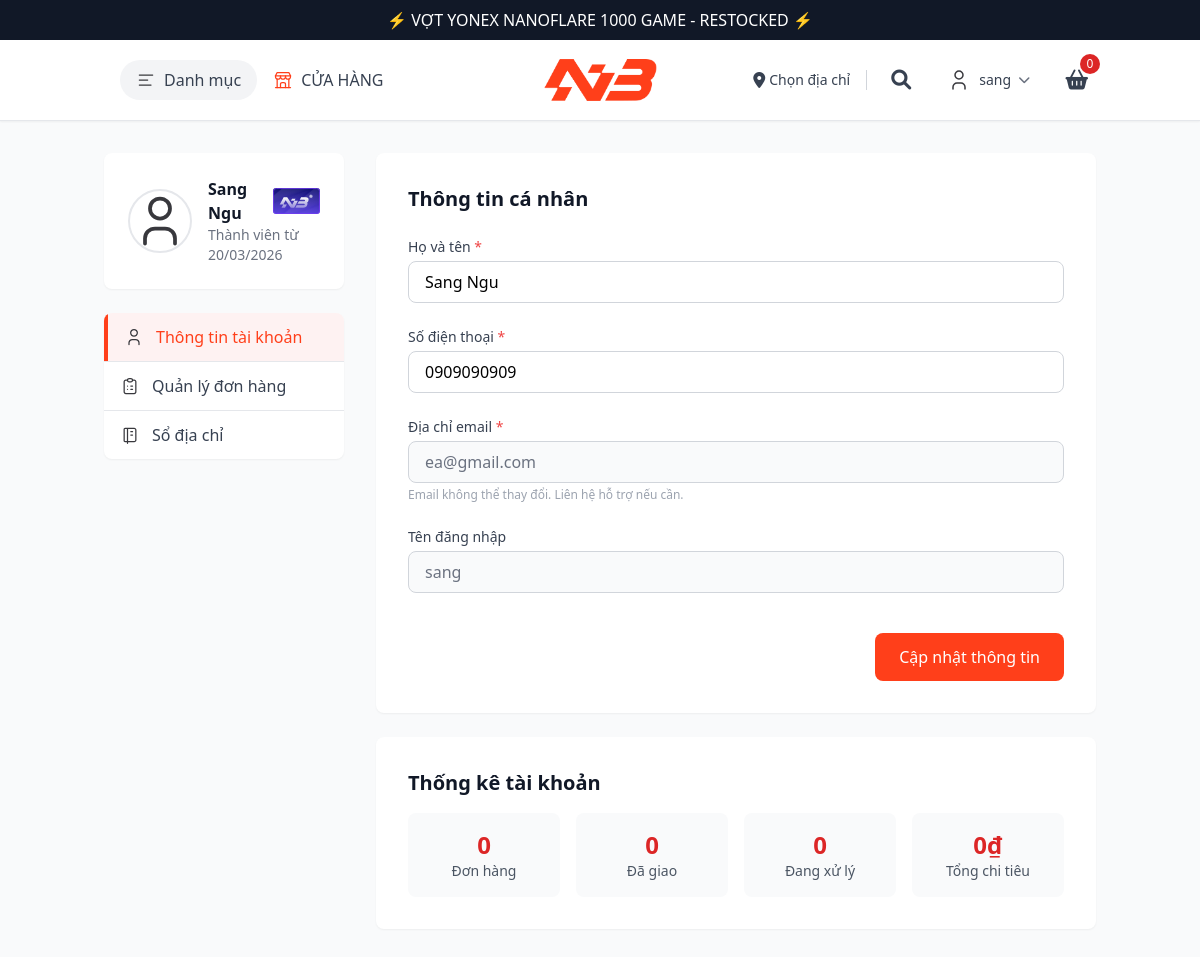
The page /view/my-account.php (signed in) on the database its author committed.
### tables this page shows
CREATE TABLE `users` (
  `User_id` int(11) NOT NULL,
  `Username` varchar(50) NOT NULL,
  `password` varchar(255) NOT NULL,
  `Ho_ten` varchar(100) DEFAULT NULL,
  `email` varchar(100) DEFAULT NULL,
  `SDT` varchar(15) DEFAULT NULL,
  `role` tinyint(1) DEFAULT 0,
  `status` tinyint(1) DEFAULT 1,
  `created_at` datetime DEFAULT current_timestamp()
);

### view/my-account.php (the view, shortened to what this page needs)
<?php
require_once '../control/connect.php';
$cart_count = 0;
$is_logged_in = true;
$user_info = [
    'user_id' => $_SESSION['user_id'] ?? '',
    'username' => $_SESSION['username'] ?? '',
    'ho_ten' => $_SESSION['ho_ten'] ?? '',
    'email' => $_SESSION['email'] ?? '',
    'role' => $_SESSION['role'] ?? 0
];
$user_id = $_SESSION['user_id'];
$stmt = $conn->prepare("SELECT User_id, Username, Ho_ten, email, SDT, role, status, created_at FROM users WHERE User_id = ?");
$stmt->bind_param("i", $user_id);
$stmt->execute();
$user = $stmt->get_result()->fetch_assoc();
$created_date = !empty($user['created_at']) ? date('d/m/Y', strtotime($user['created_at'])) : 'N/A';
?>
<!DOCTYPE html>
<html lang="vi">
<head>
    <script src="https://cdn.tailwindcss.com"></script>
    <link rel="stylesheet" href="https://cdnjs.cloudflare.com/ajax/libs/font-awesome/6.0.0-beta3/css/all.min.css">
</head>
<body class="font-sans antialiased bg-gray-50">
    <div id="wrapper" class="min-h-screen flex flex-col">
        <header id="header" class="sticky top-0 z-40 bg-white shadow-sm">
            <div class="header-wrapper">
                <div id="wide-nav" class="bg-gray-900 text-white py-2">
                    <div class="container mx-auto px-4 text-center">
                        <div class="top-hot">
                            <a href="./product.php?id=4"
                                class="text-white hover:text-yellow-300 transition text-sm md:text-base">
                                ⚡ VỢT YONEX NANOFLARE 1000 GAME - RESTOCKED ⚡
                            </a>
                        </div>
                    </div>
                </div>
                <div id="masthead" class="py-2 md:py-3 border-b">
                    <div class="container mx-auto px-4">
                        <div id="defaultHeader" class="grid grid-cols-[1fr,auto,1fr] items-center gap-0 relative">
                            <div class="flex items-center justify-start">
                                <div class="hidden md:flex items-center ml-0 lg:ml-2">
                                    <ul class="flex items-center space-x-4">
                                        <div class="hidden md:flex items-center ml-0 lg:ml-2">
                                            <ul class="flex items-center space-x-4">
                                                <li class="relative" id="mega-menu-container">
                                                    <button id="mega-menu-trigger"
                                                        class="button-menu flex items-center px-4 py-2 bg-gray-100 text-gray-700 rounded-full hover:bg-gray-200 transition">
                                                        <img src="../img/icons/menu.svg" class="w-5 h-5 mr-2"
                                                            alt="menu">
                                                        <span>Danh mục</span>
                                                    </button>
                                                </li>
                                            </ul>
                                        </div>
                                        <li><a href="./shop.php"
                                                class="flex items-center text-gray-700 hover:text-red-600 font-medium"><img
                                                    src="../img/icons/store.svg"
                                                    class="w-5 h-5 flex-shrink-0 mr-2"><span>CỬA HÀNG</span></a></li>
                                    </ul>
                                </div>
                            </div>
                            <div id="logo" class="flex justify-center items-center">
                                <a href="../index.php" title="NVBPlay" rel="home">
                                    <img width="100" height="40" src="../img/icons/logonvb.png" alt="NVBPlay"
                                        class="h-12 md:h-14 w-auto transform scale-75">
                                </a>
                            </div>
                            <div class="flex items-center justify-end">
                                <div class="hidden md:flex items-center space-x-4">
                                    <div class="address-book">
                                        <a href="../view/my-account/address-book.php"
                                            class="flex items-center text-gray-700 hover:text-red-600">
                                            <i class="fas fa-map-marker-alt mr-1"></i>
                                            <span class="shipping-address text-sm"><span class="text">Chọn địa
                                                    chỉ</span></span>
                                        </a>
                                    </div>
                                    <button id="searchToggle"
                                        class="search-toggle p-2 text-gray-700 hover:text-red-600">
                                        <i class="fas fa-search text-xl"></i>
                                    </button>
                                    <div class="user-dropdown relative">
                                        <?php if ($is_logged_in): ?>
                                            <button id="userToggle"
                                                class="flex items-center space-x-2 hover:bg-gray-100 px-3 py-2 rounded-lg transition">
                                                <img src="../img/icons/account.svg" class="w-6 h-6" alt="Account">
                                                <span
                                                    class="text-sm font-medium text-gray-700"><?php echo htmlspecialchars($user_info['username']); ?></span>
                                                <i class="fas fa-chevron-down text-xs text-gray-500"></i>
                                            </button>
                                        <?php endif; ?>
                                    </div>
                                    <a href="./cart.php" class="relative p-2">
                                        <i class="fas fa-shopping-basket text-gray-700 hover:text-red-600 text-xl"></i>
                                        <span
                                            class="absolute -top-1 -right-1 bg-red-600 text-white text-xs rounded-full h-5 w-5 flex items-center justify-center transition-transform hover:scale-110">
                                            <?php echo $cart_count > 99 ? '99+' : $cart_count; ?>
                                        </span>
                                    </a>
                                </div>
                            </div>
                        </div>
                    </div>
                </div>
        </header>
        <main class="flex-1">
            <div class="container mx-auto px-4 py-4 md:py-8">
                <div class="flex flex-col lg:flex-row gap-4 md:gap-8">
                    <div class="lg:w-1/4">
                        <div class="bg-white rounded-lg shadow-sm p-6 mb-6">
                            <div class="flex items-center space-x-4">
                                <img src="../img/icons/account.svg" alt="User avatar"
                                    class="w-16 h-16 rounded-full border-2 border-gray-200">
                                <div class="flex-1">
                                    <div class="flex items-center justify-between">
                                        <div class="flex items-center">
                                            <h3 class="font-semibold text-gray-900">
                                                <?php echo htmlspecialchars($user['Ho_ten']); ?>
                                            </h3>
                                        </div>
                                        <div class="rank">
                                            <img src="../img/icons/subscription.svg" class="w-25 h-25" alt="Rank">
                                        </div>
                                    </div>
                                    <p class="text-sm text-gray-500">Thành viên từ <?php echo $created_date; ?></p>
                                </div>
                            </div>
                        </div>
                        <nav class="bg-white rounded-lg shadow-sm overflow-hidden hidden lg:block">
                            <ul class="divide-y divide-gray-200">
                                <li>
                                    <a href="./my-account.php"
                                        class="flex items-center px-4 py-3 bg-red-50 text-[#FF3F1A] font-medium border-l-4 border-[#FF3F1A]">
                                        <img src="../img/icons/account.svg" class="w-5 h-5 mr-3" alt="Account">
                                        Thông tin tài khoản
                                    </a>
                                </li>
                                <li>
                                    <a href="./my-account/orders.php"
                                        class="flex items-center px-4 py-3 text-gray-700 hover:bg-gray-50 hover:text-[#FF3F1A] transition">
                                        <img src="../img/icons/clipboard.svg" class="w-5 h-5 mr-3" alt="Orders">
                                        Quản lý đơn hàng
                                    </a>
                                </li>
                                <li>
                                    <a href="./my-account/address-book.php"
                                        class="flex items-center px-4 py-3 text-gray-700 hover:bg-gray-50 hover:text-[#FF3F1A] transition">
                                        <img src="../img/icons/diachi.svg" class="w-5 h-5 mr-3" alt="Address">
                                        Sổ địa chỉ
                                    </a>
                                </li>
                            </ul>
                        </nav>
                    </div>
                    <div class="lg:w-3/4">
                        <div class="bg-white rounded-lg shadow-sm p-6 md:p-8">
                            <h3 class="text-xl font-semibold text-gray-900 mb-6">Thông tin cá nhân</h3>
                            <form class="space-y-6" method="POST" action="">
                                <div>
                                    <label for="ho_ten" class="block text-sm font-medium text-gray-700 mb-1">
                                        Họ và tên <span class="text-red-500">*</span>
                                    </label>
                                    <input type="text" id="ho_ten" name="ho_ten"
                                        value="<?php echo htmlspecialchars($user['Ho_ten']); ?>" maxlength="50"
                                        class="w-full px-4 py-2 border border-gray-300 rounded-lg focus:ring-2 focus:ring-red-500 focus:border-red-500 outline-none transition"
                                        oninput="this.value = this.value.replace(/[0-9]/g, '')" required>
                                </div>
                                <div>
                                    <label for="sdt" class="block text-sm font-medium text-gray-700 mb-1">
                                        Số điện thoại <span class="text-red-500">*</span>
                                    </label>
                                    <input type="tel" id="sdt" name="sdt"
                                        value="<?php echo htmlspecialchars($user['SDT'] ?? ''); ?>" maxlength="10"
                                        pattern="^0[0-9]{9}$"
                                        class="w-full px-4 py-2 border border-gray-300 rounded-lg focus:ring-2 focus:ring-red-500 focus:border-red-500 outline-none transition"
                                        oninput="this.value = this.value.replace(/[^0-9]/g, '')" required>
                                </div>
                                <div>
                                    <label for="email" class="block text-sm font-medium text-gray-700 mb-1">
                                        Địa chỉ email <span class="text-red-500">*</span>
                                    </label>
                                    <input type="email" id="email" name="email"
                                        value="<?php echo htmlspecialchars($user['email']); ?>" readonly
                                        class="w-full px-4 py-2 border border-gray-300 rounded-lg bg-gray-50 text-gray-500 cursor-not-allowed">
                                    <p class="text-xs text-gray-400 mt-1">Email không thể thay đổi. Liên hệ hỗ trợ nếu
                                        cần.</p>
                                </div>
                                <div>
                                    <label for="username" class="block text-sm font-medium text-gray-700 mb-1">
                                        Tên đăng nhập
                                    </label>
                                    <input type="text" id="username"
                                        value="<?php echo htmlspecialchars($user['Username']); ?>" readonly
                                        class="w-full px-4 py-2 border border-gray-300 rounded-lg bg-gray-50 text-gray-500 cursor-not-allowed">
                                </div>
                                <div class="pt-4 flex justify-end">
                                    <button type="submit" name="update_info"
                                        class="px-6 py-3 bg-[#FF3F1A] text-white font-medium rounded-lg hover:bg-red-700 focus:outline-none focus:ring-2 focus:ring-red-500 focus:ring-offset-2 transition whitespace-nowrap">
                                        Cập nhật thông tin
                                    </button>
                                </div>
                            </form>
                        </div>
                        <div class="bg-white rounded-lg shadow-sm p-6 md:p-8 mt-6">
                            <h3 class="text-xl font-semibold text-gray-900 mb-4">Thống kê tài khoản</h3>
                            <div class="grid grid-cols-2 md:grid-cols-4 gap-4">
                                <div class="text-center p-4 bg-gray-50 rounded-lg">
                                    <div class="text-2xl font-bold text-red-600">0</div>
                                    <div class="text-sm text-gray-600">Đơn hàng</div>
                                </div>
                                <div class="text-center p-4 bg-gray-50 rounded-lg">
                                    <div class="text-2xl font-bold text-red-600">0</div>
                                    <div class="text-sm text-gray-600">Đã giao</div>
                                </div>
                                <div class="text-center p-4 bg-gray-50 rounded-lg">
                                    <div class="text-2xl font-bold text-red-600">0</div>
                                    <div class="text-sm text-gray-600">Đang xử lý</div>
                                </div>
                                <div class="text-center p-4 bg-gray-50 rounded-lg">
                                    <div class="text-2xl font-bold text-red-600">0₫</div>
                                    <div class="text-sm text-gray-600">Tổng chi tiêu</div>
                                </div>
                            </div>
                        </div>
                    </div>
                </div>
            </div>
        </main>
    </div>
</body>
</html>

### view/my-account.php (style rules this page uses)
.user-dropdown { position: relative; }

### rows shown on the page
users: Username "sang", Ho_ten "Sang Ngu", created_at "20/03/2026", ho_ten "Sang Ngu", sdt "0909090909", email "ea@gmail.com"

### other values the page prints
$cart_count "0"
